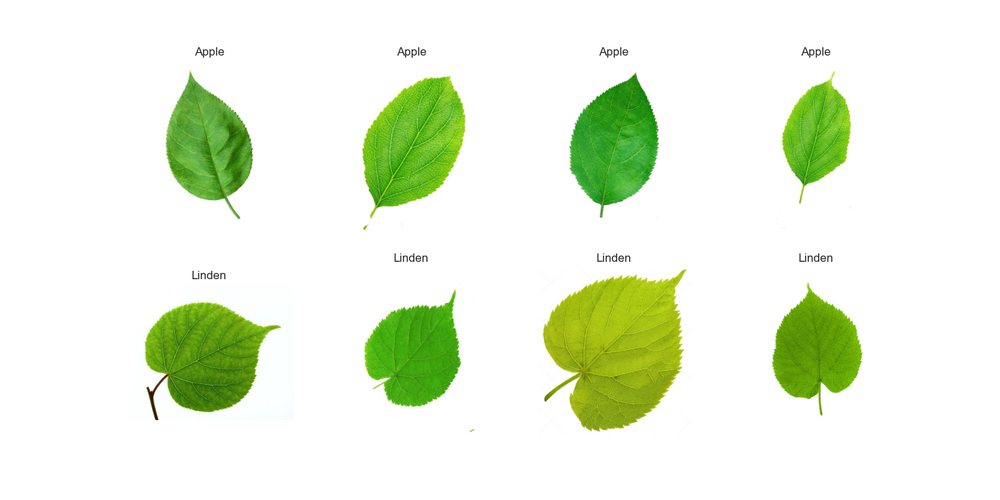
#> input picture HW12/images/4.png, 1000 x 500 px, shrunk from 1440 x 720 before the run, given in place of 1.jpg, which was not available
$ jupyter execute --allow-errors HW12.ipynb   (shell and % lines are left out)   (text cells are left out)
#> lines starting #> are read from the running program, lines starting #| are printed output that depends on the picture; after the words box and inside, x2 and y2 are one past the last pixel; in counts of white or black regions, pixels touching at a corner belong together; long printed decimals are rounded; pictures that were not available may be replaced by others from this repository, and a replacement may not be noted
#> further down, image is the input picture: shape (500, 1000, 3); mean B, G, R 221.7, 242.4, 232.7
[cell 1]
import cv2
import numpy as np
import matplotlib.pyplot as plt
from sklearn.svm import LinearSVC
import pandas as pd
import seaborn as sn
import os
import time

[cell 2]
# [32 lines left out: function plotter, not called in this run]

[cell 3]
from sklearn.metrics import accuracy_score,confusion_matrix
# [21 lines left out: function evaluation, not called in this run]

[cell 4]
# [7 lines left out: function spiral_cw, not called in this run]

[cell 5]
from skimage.feature import hog
# [37 lines left out: function classify_hog, not called in this run]

[cell 6]
# [45 lines left out: function classify_shape_desc, not called in this run]

[cell 7]
# [29 lines left out: function LBP, not called in this run]

[cell 8]
# [49 lines left out: function classify_your_lbp, not called in this run]

[cell 9]
import skimage.feature as ft
# [49 lines left out: function classify_skimage_lbp, not called in this run]

#> (a cell that did not finish here is left out)

#> (a cell that did not finish here is left out)

[cell 12]
import imutils
def classify_leaf(image):
    '''
    Classifies the input image to only two classes of leaves.

    Parameters:
        image (numpy.ndarray): The input image.

    Returns:
        int: The class of the image. 1 == apple, 0 == linden
    '''

    leaf_type = 0
    dst_image = image.copy()

    #Write your code here
    blur_image = cv2.GaussianBlur(image,(21,21), 5)
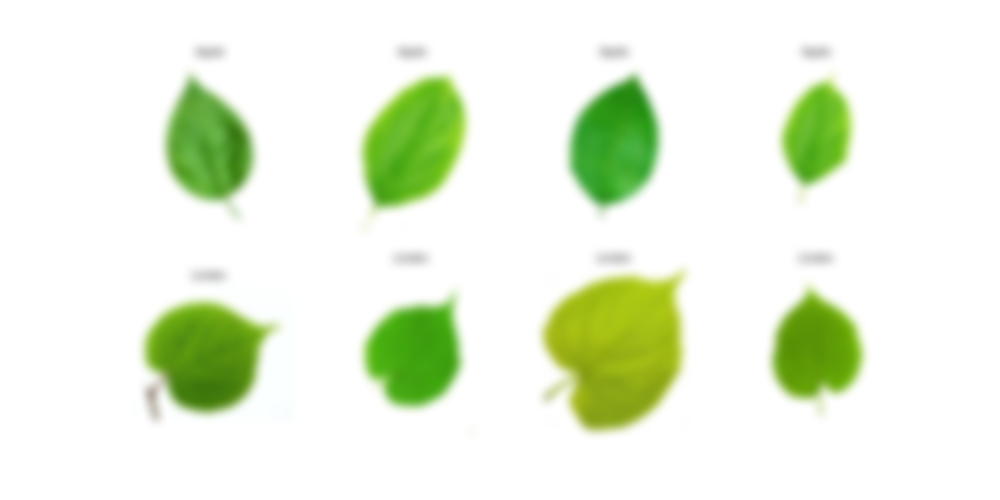
#> blur_image: shape (500, 1000, 3); mean B, G, R 221.7, 242.4, 232.7
    hsv_Image = cv2.cvtColor(blur_image, cv2.COLOR_BGR2HSV)
#> hsv_Image: shape (500, 1000, 3); mean H, S, V 11.1, 29.9, 242.4
    lower = np.array([35, 50, 0], dtype="uint8")
    upper = np.array([85, 255, 255], dtype="uint8")
    mask = cv2.inRange(hsv_Image, lower, upper)
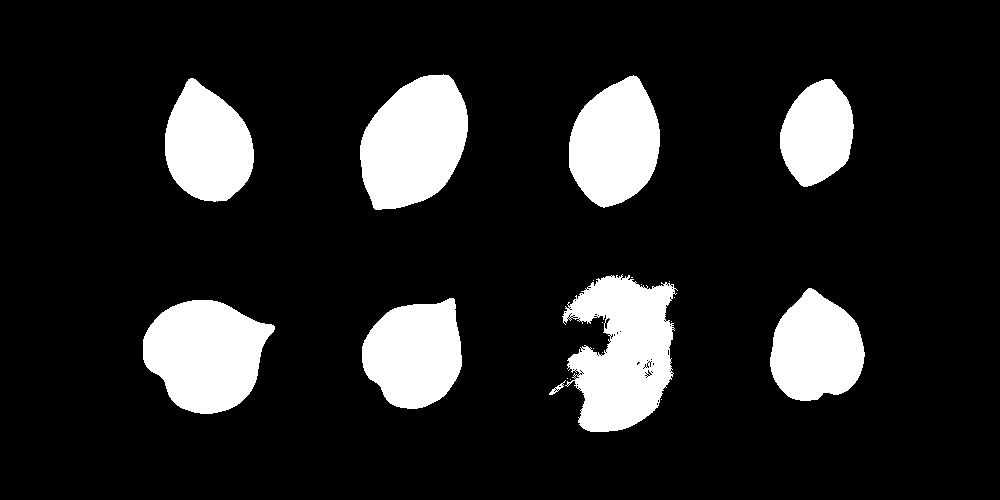
#> mask: shape (500, 1000); 14.5% white; 21 white regions (12 under 20 px), largest, box (x1, y1, x2, y2) and area: (562, 274, 678, 432) 12146, (360, 74, 468, 210) 10824, (143, 300, 275, 414) 10679
    green_image = cv2.bitwise_and(blur_image,blur_image, mask= mask)
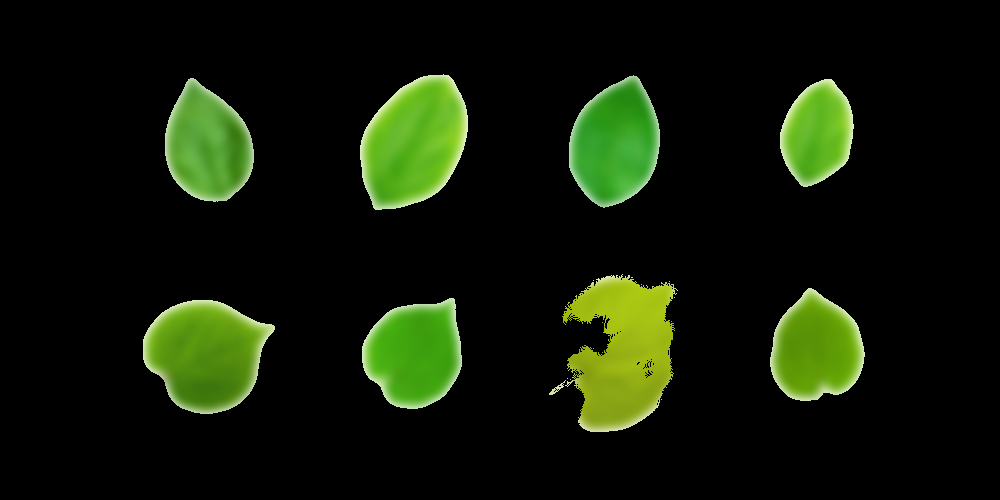
#> green_image: shape (500, 1000, 3); mean B, G, R 7.3, 25.8, 16.7
    gray = cv2.cvtColor(green_image, cv2.COLOR_BGR2GRAY)
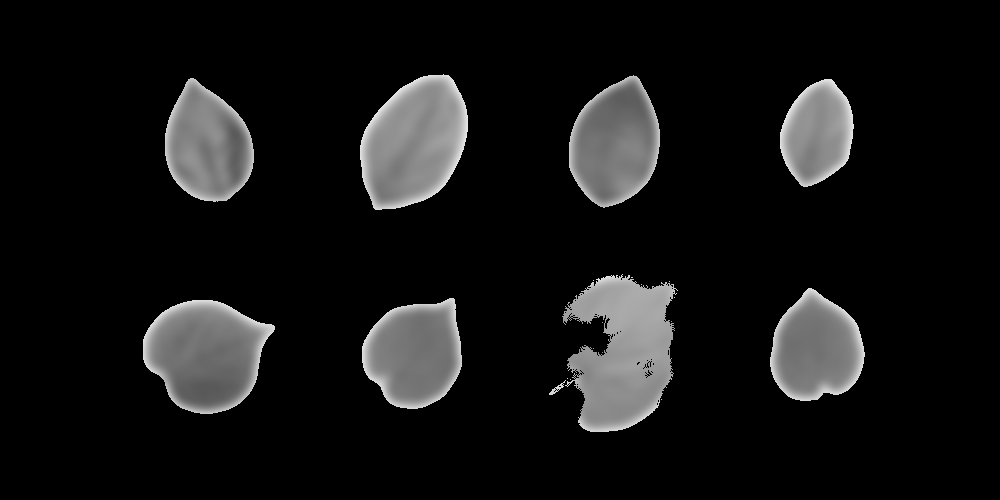
#> gray: shape (500, 1000); min 0, max 233, mean 21
    ret, thresh = cv2.threshold(gray, 127, 255, cv2.THRESH_BINARY)
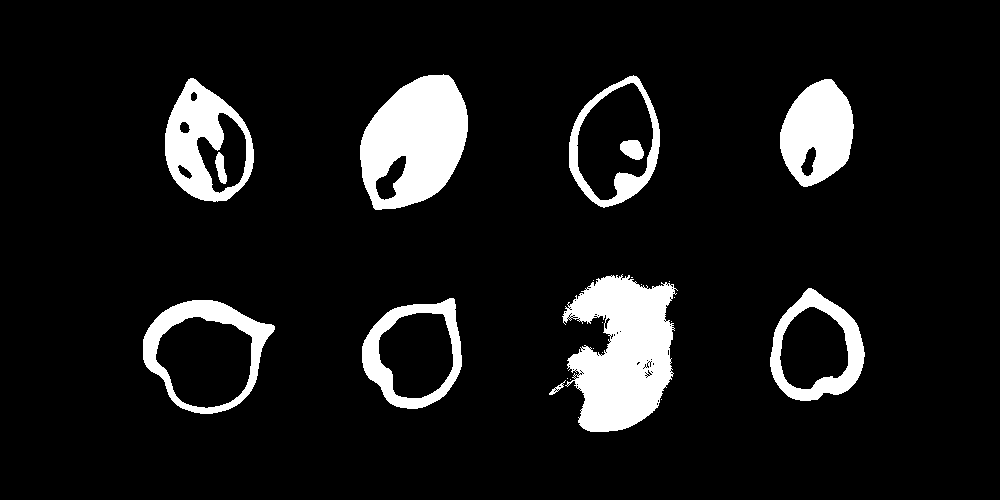
#> thresh: shape (500, 1000); 9.6% white; 23 white regions (12 under 20 px)
    cnts, hierarchy = cv2.findContours(thresh.copy(), cv2.RETR_LIST, cv2.CHAIN_APPROX_SIMPLE)
#> cnts = 144 contours, 122 with area under 20; largest, box (x1, y1, x2, y2) and area: (562, 274, 678, 432) 11950, (360, 74, 468, 210) 10649, (143, 300, 275, 414) 10504, (569, 75, 660, 208) 8666, (362, 298, 462, 409) 8254
    cnt = max(cnts, key=len)
#> cnt = contour of 567 points, box (x1, y1, x2, y2) (562, 274, 678, 432), area 11950
    (x,y), (ma,MA), angle = cv2.fitEllipse(cnt)
#> x = 621.8; y = 348.2; ma = 107.6; MA = 160.5; angle = 5.71
    eccentricity = np.sqrt(1 - (ma / MA)**2)
#> eccentricity = 0.742
    print("e: ", eccentricity)
#| e:  0.7417
#> `leaf_type = classify_leaf(image)`: leaf_type = 1
#> pass 2 of the loop `for i in range(1,5):`:
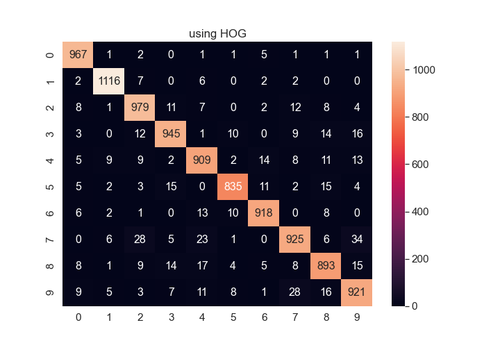
#> input picture HW12/images/3a.png, 500 x 350 px, shrunk from 720 x 504 before the run, given in place of 2.jpg, which was not available
#> image is the input picture: shape (350, 500, 3); mean B, G, R 150.9, 143.8, 148.2
#> in classify_leaf (call 2), `blur_image = cv2.GaussianBlur(image,(21,21), 5)`:
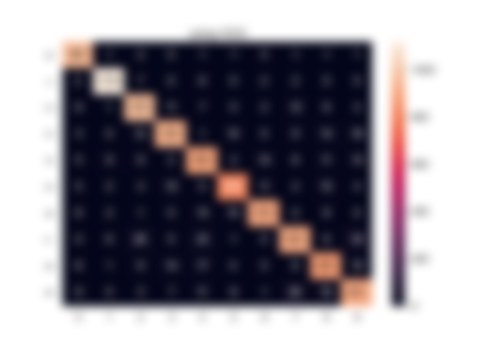
#> blur_image: shape (350, 500, 3); mean B, G, R 150.9, 143.8, 148.2
#> hsv_Image: shape (350, 500, 3); mean H, S, V 61, 72.1, 156.5
#> mask: shape (350, 500); every value is 0
#> green_image: shape (350, 500, 3); every value is 0
#> cnts = []
    if eccentricity > 0.7:
        leaf_type = 1
    else:
        leaf_type = 0

    return leaf_type

[cell 13]
image_list = []
error = 0
#> (the rest of this cell did not finish here and is left out)
